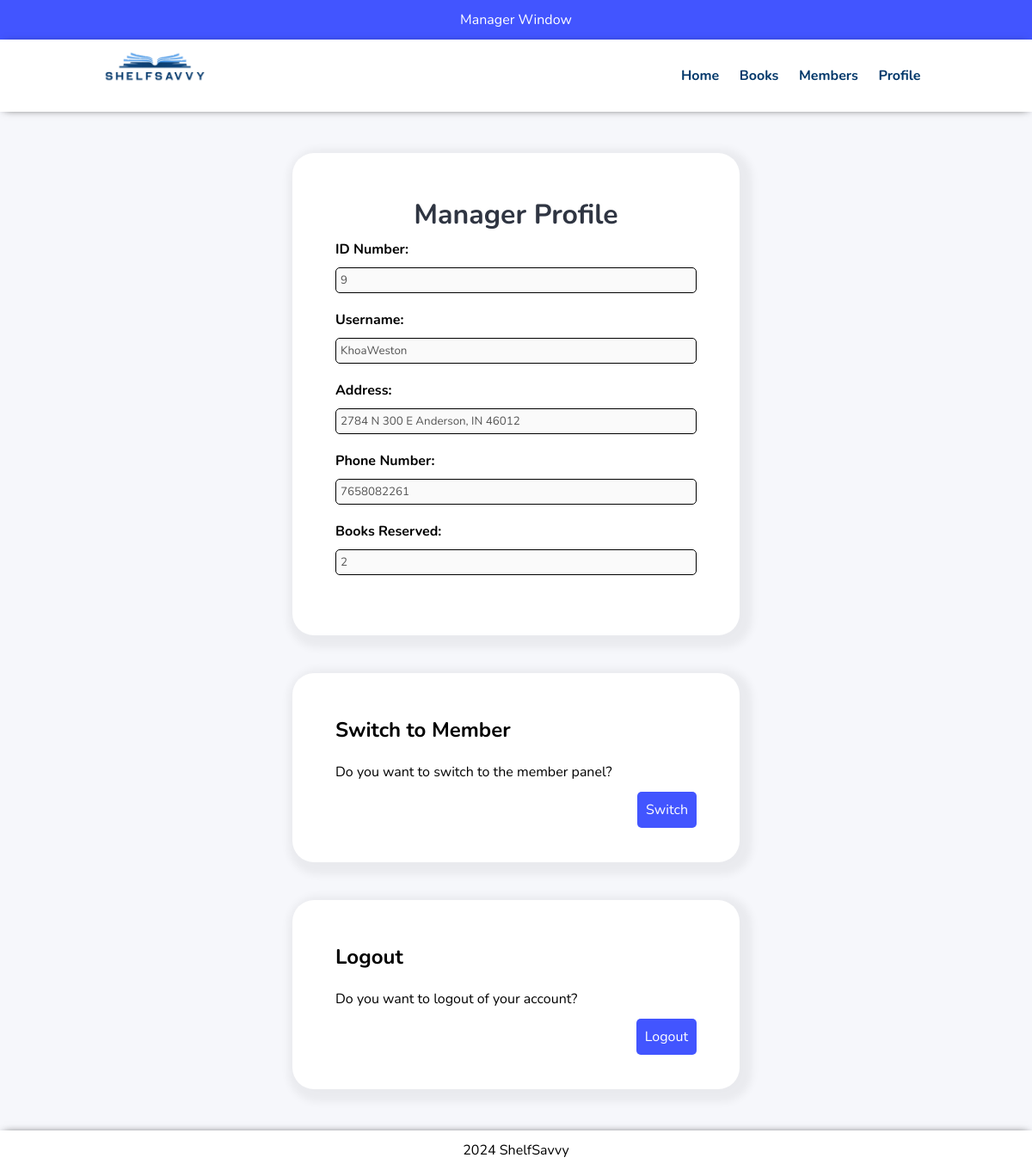
Page /manager/profile.php (signed in) on the committed database.
### tables this page shows
CREATE TABLE `user` (
  `Username` varchar(50) NOT NULL,
  `Password` varchar(255) NOT NULL,
  `MemberType` varchar(20) NOT NULL,
  `BooksOut` int(2) NOT NULL,
  `UID` int(10) NOT NULL,
  `Address` varchar(50) NOT NULL,
  `PhoneNum` bigint(10) NOT NULL
);

### manager/profile.php (the view)
<?php include('partials/header.php'); ?>
<section class="page-container text-center">
    <div class="confirm-container text-left">
        <h2 class="text-center">Manager Profile</h2>
        <?php
            $id = $_SESSION['user'];
            $sql="SELECT * FROM user WHERE UID=$id";
            $res=mysqli_query($conn, $sql);
            if($res==TRUE){
                $count = mysqli_num_rows($res);
                if($count==1){
                    $row=mysqli_fetch_assoc($res);
                    $username = $row['Username'];
                    $books_out = $row['BooksOut'];
                    $address = $row['Address'];
                    $phone_num = $row['PhoneNum'];
                }else{
                    header('location:'.SITEURL.'/manager/home.php');
                }
            }
        ?>
        <div class="text-bold">ID Number: </div>
        <input type="text" name="id" value="<?php echo $id; ?>" disabled>
        <div class="text-bold">Username: </div>
        <input type="text" name="username" value="<?php echo $username; ?>" disabled>
        <div class="text-bold">Address: </div>
        <input type="text" name="address" value="<?php echo $address; ?>" disabled>
        <div class="text-bold">Phone Number: </div>
        <input type="number" name="phone_num" value="<?php echo $phone_num; ?>" disabled>
        <div class="text-bold">Books Reserved: </div>
        <input type="text" name="books_out" value="<?php echo $books_out; ?>" disabled>
    </div>
    <br/><br/>
    <div class="confirm-container text-right">
        <h3 class="text-left">Switch to Member</h3><br/>
        <div class="text-left">Do you want to switch to the member panel? </div><br/>
        <a href="<?php echo SITEURL; ?>home.php" class="btn btn-primary">Switch</a>
    </div>
    <br/><br/>
    <div class="confirm-container text-right">
        <h3 class="text-left">Logout</h3><br/>
        <div class="text-left">Do you want to logout of your account? </div><br/>
        <a href="logout.php" class="btn btn-primary">Logout</a>
    </div>
</section>
<?php include('partials/footer.php'); ?>

### css/style.css (style rules this page uses)
* { margin: 0 0; padding: 0 0; font-family: 'Nunito', sans-serif; }
body { margin: 0; padding: 0; display: flex; flex-direction: column; height:100vh; }
.text-right { text-align: right; }
.text-center { text-align: center; }
.text-left { text-align: left; }
.text-bold { font-weight: bold; }
a { color: hsl(209, 98%, 21%); text-decoration: none; }
.btn { padding: 10px; font-size: 1rem; border-radius: 5px; border: none; }
.btn-primary { background-color: rgb(66, 85, 255); color: white; cursor: pointer; }
h2 { color: #2f3542; font-size: 2rem; margin-bottom: 2%; }
h3 { font-size: 1.5rem; }
.confirm-container { background-color: white; width: 35%; margin: 0 auto; padding: 50px; border-radius: 25px; box-shadow: 5px 5px 10px 10px rgba(0,0,0,0.05); }
.page-container { background-color: rgb(246, 247, 251); padding: 4% 0; flex-grow: 1; }
.confirm-container input[type="text"] { width: 100%; border-radius: 5px; padding: 5px; margin-bottom: 20px; margin-top: 10px; border: 1px solid black; }
.confirm-container input[type="number"] { width: 100%; border-radius: 5px; padding: 5px; margin-bottom: 20px; margin-top: 10px; border: 1px solid black; }

### rows in the picture
user: username "KhoaWeston", address "2784 N 300 E Anderson, IN 46012", phone_num "7658082261", books_out "2"
